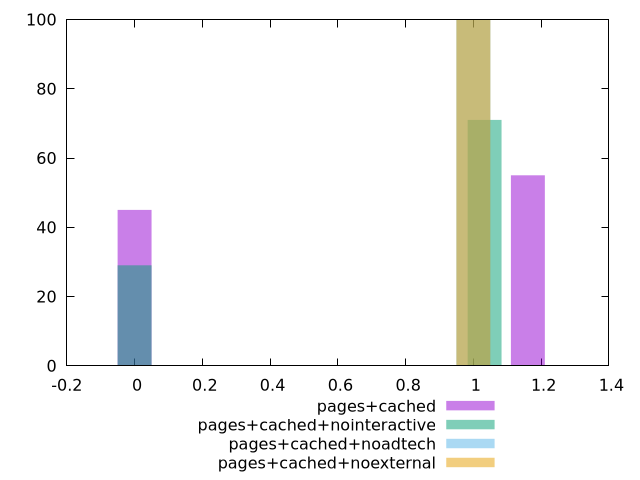

Here is the gnuplot script that generated this plot:
$_pagesCached <<EOF
0 45
1.1609272364087166 55
EOF
$_pagesCachedNointeractive <<EOF
1.0331600177138964 71
0 29
EOF
$_pagesCachedNoadtech <<EOF
1 100
EOF
$_pagesCachedNoexternal <<EOF
1 100
EOF
set key outside below
set terminal pngcairo
set output "report_00005_2020-11-02T22-26-11.212Z/third-party-summary/third-party-summary_pages+cached_pages+cached+nointeractive_pages+cached+noadtech_pages+cached+noexternal+hist.png"
set boxwidth 0.1
set style fill transparent solid 0.5 noborder
set yrange [0:100]
plot $_pagesCached title "pages+cached" with boxes ,$_pagesCachedNointeractive title "pages+cached+nointeractive" with boxes ,$_pagesCachedNoadtech title "pages+cached+noadtech" with boxes ,$_pagesCachedNoexternal title "pages+cached+noexternal" with boxes ,
